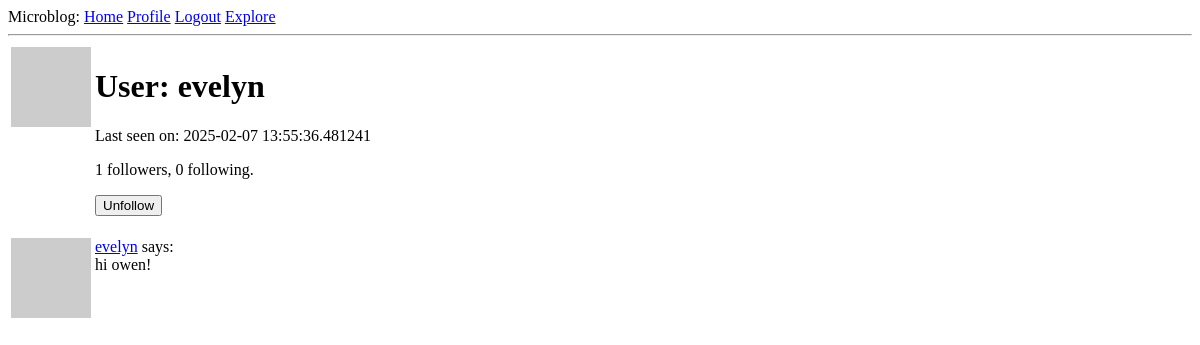
The app's page /user/evelyn (signed in), older data.
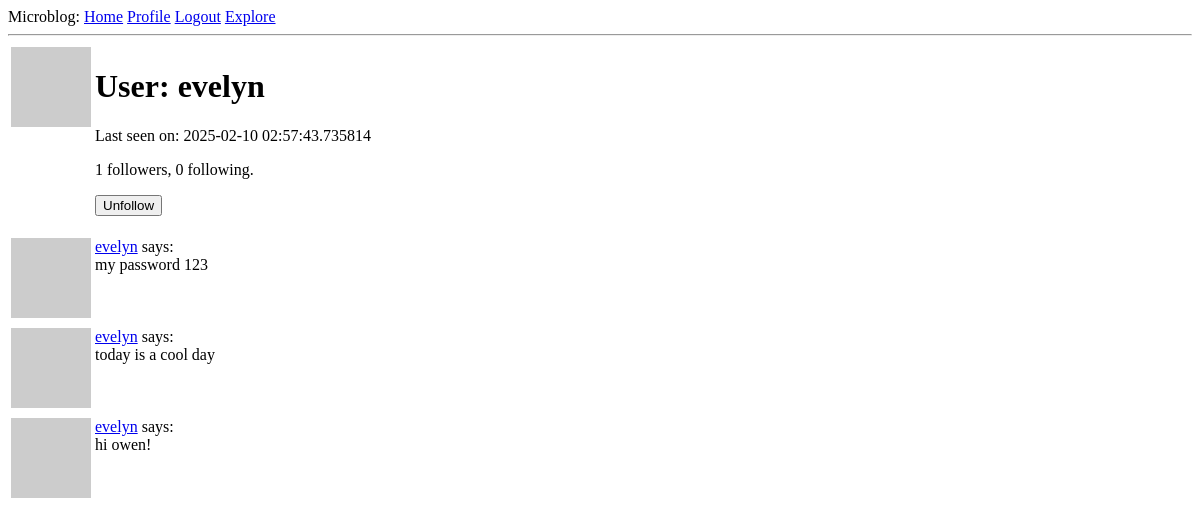
The same page, newer data.
### app/models.py (models this page shows, shortened)
class User(UserMixin, db.Model):
    id:             so.Mapped[int] = so.mapped_column(primary_key=True)
    username:       so.Mapped[str] = so.mapped_column(sa.String(64), index=True, unique=True)
    email:          so.Mapped[str] = so.mapped_column(sa.String(120), index=True, unique=True)
    password_hash:  so.Mapped[Optional[str]] = so.mapped_column(sa.String(256))
    posts:          so.WriteOnlyMapped['Post'] = so.relationship(back_populates='author')
    about_me: so.Mapped[Optional[str]] = so.mapped_column(sa.String(140))
    last_seen: so.Mapped[Optional[datetime]] = so.mapped_column(default=lambda: datetime.now(timezone.utc))
    following: so.WriteOnlyMapped['User'] = so.relationship(
        secondary=followers,
        primaryjoin=(followers.c.follower_id == id),
        secondaryjoin=(followers.c.followed_id == id),
        back_populates='followers'
    )
    followers: so.WriteOnlyMapped['User'] = so.relationship(
        secondary=followers,
        primaryjoin=(followers.c.followed_id == id),
        secondaryjoin=(followers.c.follower_id == id),
        back_populates='following'
    )
    def avatar(self, size):
        digest = md5(self.email.lower().encode('utf-8')).hexdigest()
        return f'https://www.gravatar.com/avatar/{digest}?d=identicon&s={size}'
    def is_following(self, user):
        query = self.following.select().where(User.id == user.id)
        return db.session.scalar(query) is not None
    def followers_count(self):
        query = sa.select(sa.func.count()).select_from(
            self.followers.select().subquery()
        )
        return db.session.scalar(query)
    def following_count(self):
        query = sa.select(sa.func.count()).select_from(
            self.following.select().subquery()
        )
        return db.session.scalar(query)

class Post(db.Model):
    id:         so.Mapped[int] = so.mapped_column(primary_key=True)
    body:       so.Mapped[str] = so.mapped_column(sa.String(140))
    timestamp:  so.Mapped[datetime] = so.mapped_column(index=True, default=lambda: datetime.now(timezone.utc))
    user_id:    so.Mapped[int] = so.mapped_column(sa.ForeignKey(User.id), index=True)
    author:     so.Mapped[User] = so.relationship(back_populates='posts')
    about_me: so.Mapped[Optional[str]] = so.mapped_column(sa.String(140))
    last_seen: so.Mapped[Optional[datetime]] = so.mapped_column(default=lambda: datetime.now(timezone.utc))

### app/routes.py (the view)
@app.route('/user/<username>')
@login_required
def user(username):
	user = db.first_or_404(sa.select(User).where(User.username == username))
	page = request.args.get('page', 1, type=int)
	query = user.posts.select().order_by(Post.timestamp.desc())
	posts = db.paginate(query, page=page, per_page=app.config['POSTS_PER_PAGE'], error_out=False)
	next_url = url_for('user', username=user.username, page=posts.next_num) if posts.has_next else None
	prev_url = url_for('user', username=user.username, page=posts.prev_num) if posts.has_prev else None
	form = EmptyForm()
	return render_template('user.html', user=user, posts=posts.items, form=form, next_url=next_url, prev_url=prev_url)

### app/forms.py
class EmptyForm(FlaskForm):
    submit = SubmitField('Submit')

### app/models.py (called while the page is built)
@login.user_loader
def load_user(id):
    return db.session.get(User, int(id))

### app/routes.py (called while the page is built)
@app.before_request
def before_request():
	if current_user.is_authenticated:
		current_user.last_seen = datetime.now(timezone.utc)
		db.session.commit()

### app/templates/user.html (shortened to what this page needs)
{% extends "base.html" %}
{% block content %}
    <table>
        <tr valign="top">
            <td><img src="{{ user.avatar(128) }}"></td>
            <td>
                <h1>User: {{ user.username }}</h1>
                {% if user.last_seen %}<p>Last seen on: {{ user.last_seen }}</p>{% endif %}
                <p>{{ user.followers_count() }} followers, {{ user.following_count() }} following.</p>
                {% if user == current_user %}
                <p><a href="{{ url_for('edit_profile') }}">Edit your profile</a></p>
                {% else %}
                <p>
                    <form action="{{ url_for('unfollow', username=user.username) }}" method="post">
                        {{ form.submit(value='Unfollow') }}
                    </form>
                </p>
                {% endif %}
            </td>
        </tr>
    </table>
    {% for post in posts %}
        {% include '_post.html' %}
    {% endfor %}
{% endblock %}

### app/templates/base.html (shortened to what this page needs)
<!DOCTYPE html>
<html lang="en">
<head>
</head>
<body>
    <div>
        Microblog:
        <a href="{{ url_for('bobsanchez') }}">Home</a>
        {% if current_user.is_anonymous %}
        <a href="{{ url_for('login') }}">Login</a>
        {% else %}
        <a href="{{ url_for('user', username=current_user.username) }}">Profile</a>
        <a href="{{ url_for('logout') }}">Logout</a>
        {% endif %}
        <a href="{{ url_for('explore') }}">Explore</a>
    </div>
    <hr>
    {% block content %}{% endblock %}
</body>
</html>

### app/templates/_post.html
<table>
    <tr valign="top">
        <td><img src="{{ post.author.avatar(36) }}"></td>
        <td>
            <a href="{{ url_for('user', username=post.author.username) }}">{{ post.author.username }}</a> says:<br>
            {{ post.body }}
        </td>
    </tr>
</table>

Row changes from the older to the newer data that the page shows:
changed User "evelyn": last_seen "2025-02-07 13:55:36.481241" → "2025-02-10 02:57:43.735814"
added Post: author.username "evelyn", body "my password 123"
added Post: author.username "evelyn", body "today is a cool day"
